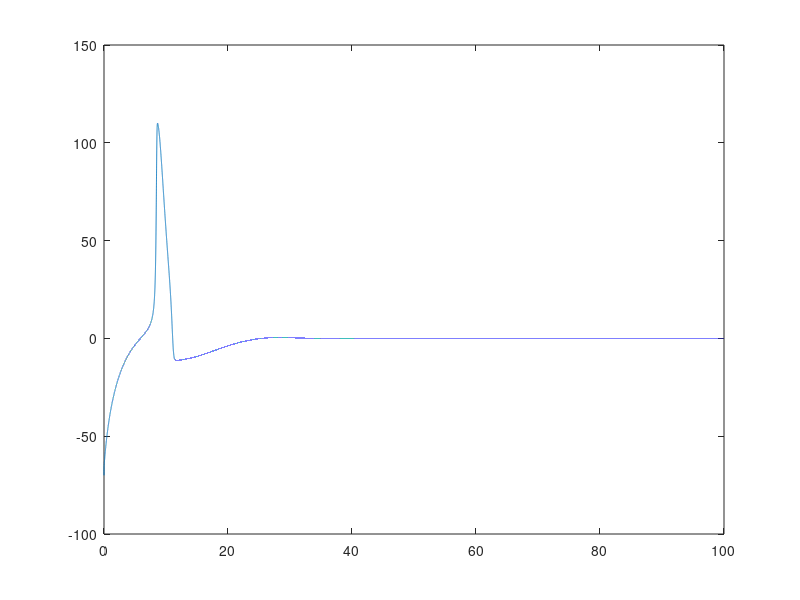

Write the MATLAB code that produced this figure.

%Constants
    maxTime = 100; %100 ms simulation
    time = [0:0.001:maxTime];
    timeLen = length(time);
    gbar_K = 36; %mS/cm^2
    gbar_Na = 120;
    gbar_L = 0.3;
    E_K = -12; %mV
    E_Na = 115;
    E_L = 10.6;
    V_rest = -70;
    C_m = 1;
    %Step size
    stepSize = .001;
    I_in = 0;
    
    %Initial conditions
    V_m = [V_rest zeros(1, timeLen-1)];
    V_i = 0;    
    %Equations
    a_m = 0.1*((25-V_i)/(exp((25-V_i)/10)-1));
    b_m = 4*exp(-V_i/18);
    a_n = 0.01*((10-V_i)/(exp((10-V_i)/10)-1));
    b_n = .125*exp(-V_i/80);
    a_h = 0.07*exp(-V_i/20);
    b_h = 1/(exp((30-V_i)/10)+1);
    
    %Initial conditions
    m = a_m / (a_m + b_n);
    n = a_n / (a_n + b_n);
    h = a_h / (a_h + b_h);
    
    g_Na = [m^2*gbar_Na*h zeros(1, timeLen-1)];
    g_K = [n^4 * gbar_K zeros(1,timeLen-1)];
    g_L = [gbar_L zeros(1, timeLen-1)];
   
    %Loop
    for(i = 2:timeLen)
       
        %Update gating conditions
        a_m = 0.1*((25-V_m(i-1))/(exp((25-V_m(i-1))/10)-1));
        b_m = 4*exp(-V_m(i-1)/18);
        a_n = 0.01*((10-V_m(i-1))/(exp((10-V_m(i-1))/10)-1));
        b_n = .125*exp(-V_m(i-1)/80);
        a_h = 0.07*exp(-V_m(i-1)/20);
        b_h = 1/(exp((30-V_m(i-1))/10)+1);
        
        %Update currents
        
        dm = a_m * (1-m) - b_m * m;
        dn = a_n * (1-n) - b_n * n;
        dh = a_h * (1-h) - b_h * h;
        %Update channel probabilities
        m = m + stepSize*dm;
        n = n + stepSize*dn;
        h = h + stepSize*dh;
        
        I_Na = m^3*gbar_Na*h*(V_m(i-1) - E_Na);
        I_K = n^4 * gbar_K * (V_m(i-1) - E_K);
        I_L = gbar_L * (V_m(i-1) - E_L);
        I_ion = I_in - I_K - I_Na - I_L;
        
        g_Na(i) = m.^3*gbar_Na*h;
        g_K(i) = n^4*gbar_K;
        g_L(i) = gbar_L;
        
        
        dV_m = I_ion / C_m;
  
        
        %Update membrance voltage
         V_m(i) = V_m(i-1) + stepSize * dV_m;
        
        
    end
    plot(time, V_m);
    